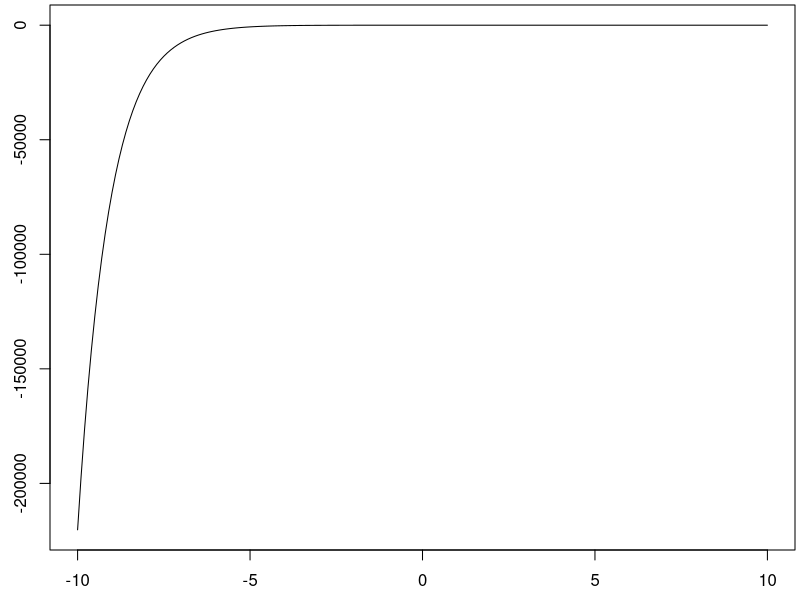
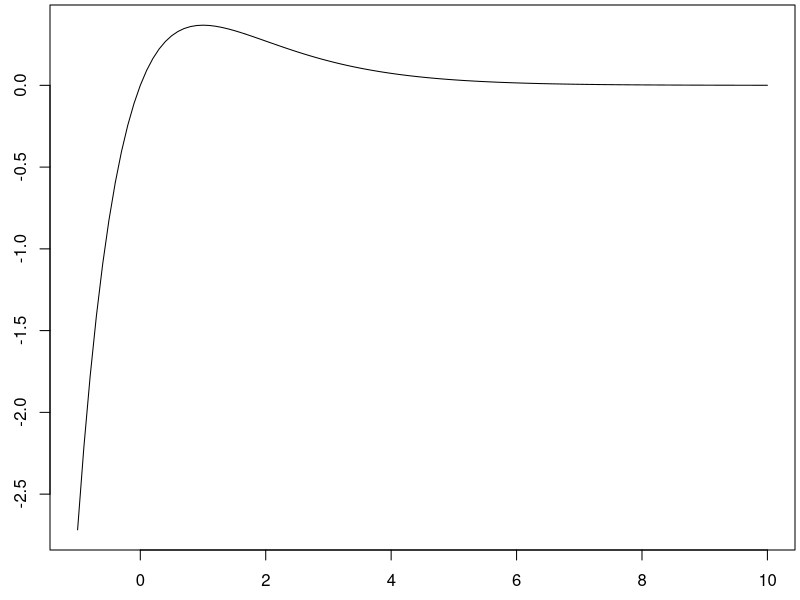
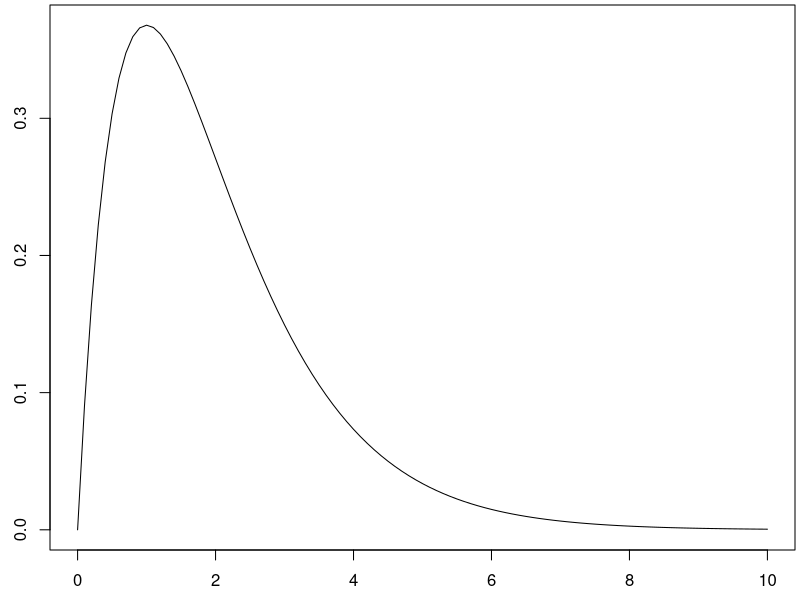
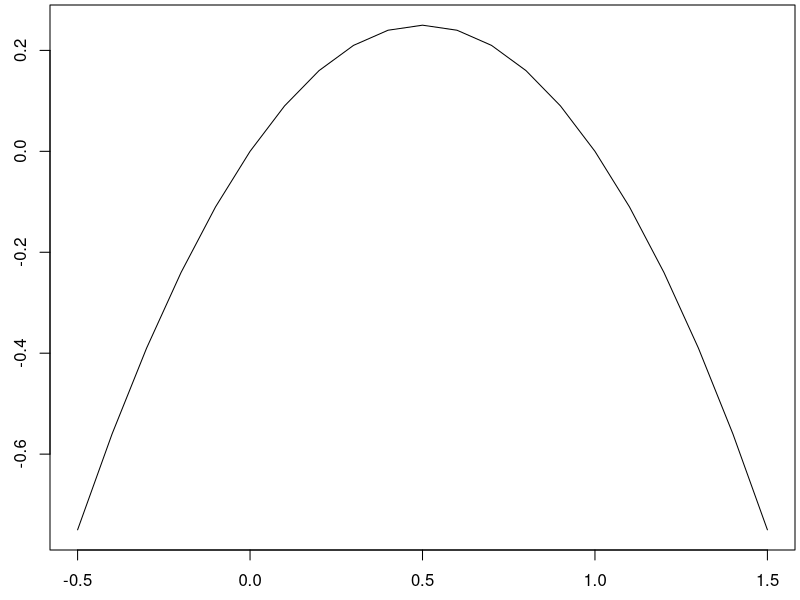
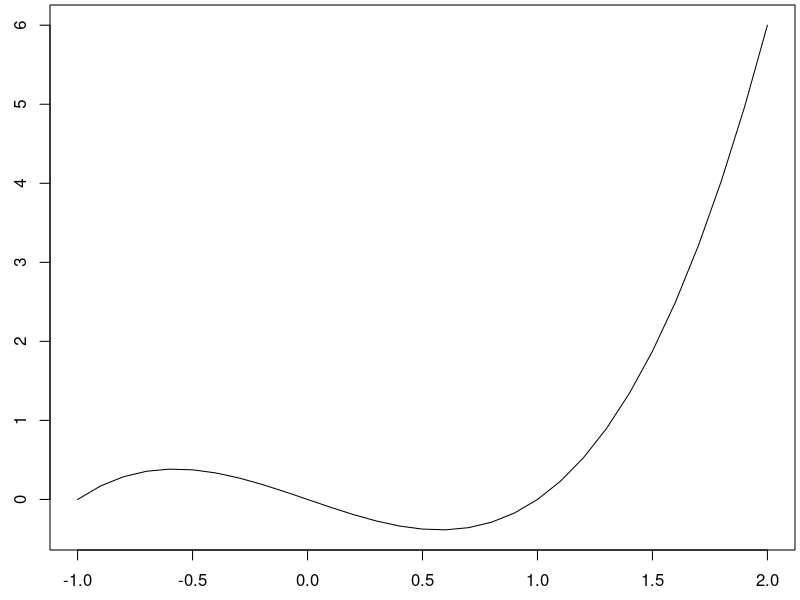
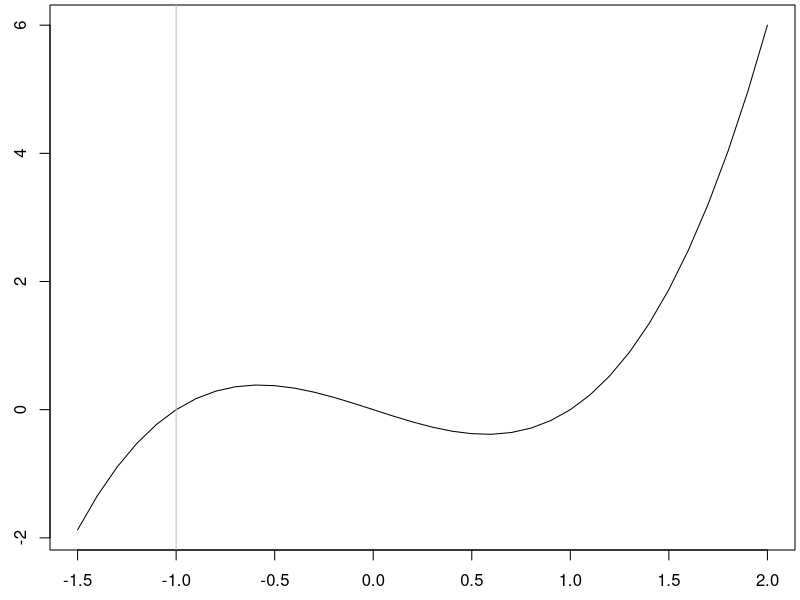
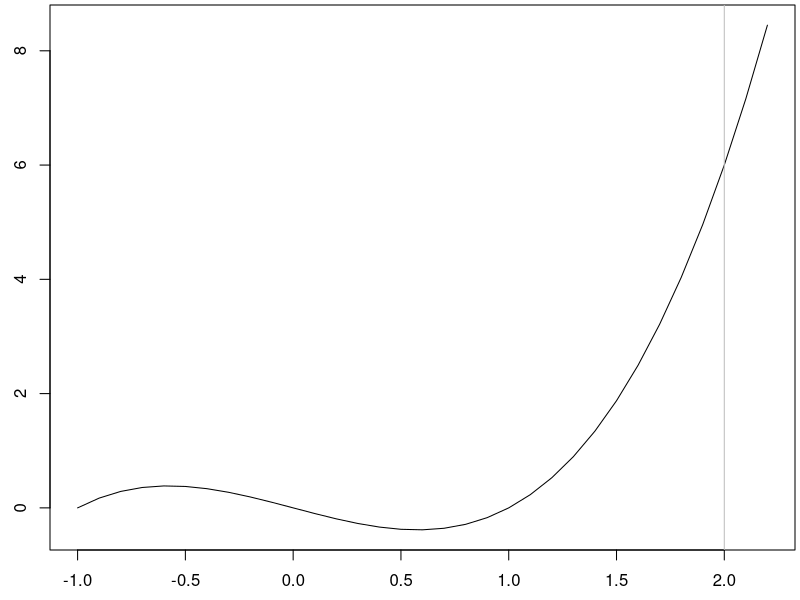
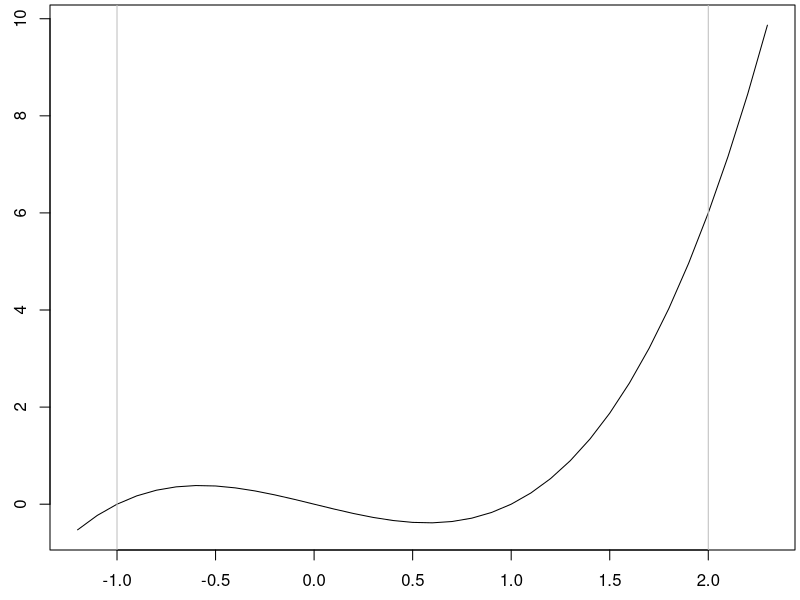

Generate these figures, in order, with R:
f <- function(x){x*exp(-x)}
x <- seq(-10,10,0.1)
par(mar=c(2.5,2.5,0.25,0.25))
plot(x,f(x),type = "l")

x <- seq(-1,10,0.1)
par(mar=c(2.5,2.5,0.25,0.25))
plot(x,f(x),type = "l")

x <- seq(0,10,0.1)
par(mar=c(2.5,2.5,0.25,0.25))
plot(x,f(x),type = "l")



g <- function(x){x*(1-x)}
x <- seq(-0.5,1.5,0.1)
par(mar=c(2.5,2.5,0.25,0.25))
plot(x,g(x),type = "l")



cFun <- function(x){x^3-x}
x <- seq(-1,2,0.1)
par(mar=c(2.5,2.5,0.25,0.25))
plot(x,cFun(x),type = "l")

x <- seq(-1.5,2,0.1)
par(mar=c(2.5,2.5,0.25,0.25))
plot(x,cFun(x),type = "l")
abline(v=-1,col='gray')

x <- seq(-1,2.2,0.1)
par(mar=c(2.5,2.5,0.25,0.25))
plot(x,cFun(x),type = "l")
abline(v=2,col='gray')

x <- seq(-1.2,2.3,0.1)
par(mar=c(2.5,2.5,0.25,0.25))
plot(x,cFun(x),type = "l")
abline(v=-1,col='gray')
abline(v=2,col='gray')



h <- function(x){
out <- rep(0,length(x))
out[x == 0]<- 7
out[x != 0] <- 1/x[x != 0]
out
}

x <- seq(-1,1,0.001)
par(mar=c(2.5,2.5,0.25,0.25))
plot(x,h(x),type = "l")

h(0)
par(mar=c(2.5,2.5,0.25,0.25))
plot(x,h(x),type = "l",ylim=c(-10,10))
points(0,h(0),pch=16)

b <- function(x){105*x^2*(1-x)^{13}}
x <- seq(0,1,0.001)
plot(x,b(x),type = "l")
